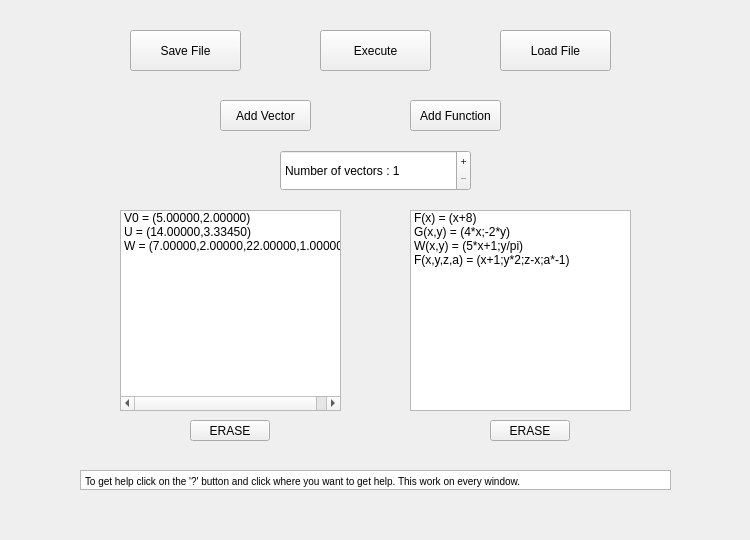
<?xml version="1.0" encoding="UTF-8"?>
<ui version="4.0">
 <class>MainWindow</class>
 <widget class="QMainWindow" name="MainWindow">
  <property name="geometry">
   <rect>
    <x>0</x>
    <y>0</y>
    <width>750</width>
    <height>540</height>
   </rect>
  </property>
  <property name="sizePolicy">
   <sizepolicy hsizetype="Fixed" vsizetype="Fixed">
    <horstretch>0</horstretch>
    <verstretch>0</verstretch>
   </sizepolicy>
  </property>
  <property name="minimumSize">
   <size>
    <width>750</width>
    <height>540</height>
   </size>
  </property>
  <property name="maximumSize">
   <size>
    <width>750</width>
    <height>540</height>
   </size>
  </property>
  <property name="windowTitle">
   <string>Gestion d'Evalutation Vectorielle</string>
  </property>
  <property name="whatsThis">
   <string>&lt;html&gt;&lt;head/&gt;&lt;body&gt;&lt;p&gt;You can add vector with the add vector button same for the add function.&lt;/p&gt;&lt;p&gt;To get the trajectory, the statistics and the list of vector you have to select one vector in the list of the same name and one function in the list of the same name and then click on execute.&lt;/p&gt;&lt;p&gt;To load a file just click on load file.&lt;/p&gt;&lt;p&gt;To save something do the same as for the execute button but at the end click on save file.&lt;/p&gt;&lt;/body&gt;&lt;/html&gt;</string>
  </property>
  <widget class="QWidget" name="centralwidget">
   <property name="sizePolicy">
    <sizepolicy hsizetype="Fixed" vsizetype="Fixed">
     <horstretch>0</horstretch>
     <verstretch>0</verstretch>
    </sizepolicy>
   </property>
   <widget class="QListWidget" name="listWidget_vect">
    <property name="geometry">
     <rect>
      <x>120</x>
      <y>210</y>
      <width>221</width>
      <height>201</height>
     </rect>
    </property>
    <item>
     <property name="text">
      <string>V0 = (5.00000,2.00000)</string>
     </property>
    </item>
    <item>
     <property name="text">
      <string>U = (14.00000,3.33450)</string>
     </property>
    </item>
    <item>
     <property name="text">
      <string>W = (7.00000,2.00000,22.00000,1.00000)</string>
     </property>
    </item>
   </widget>
   <widget class="QPushButton" name="Button_excute">
    <property name="geometry">
     <rect>
      <x>320</x>
      <y>30</y>
      <width>111</width>
      <height>41</height>
     </rect>
    </property>
    <property name="whatsThis">
     <string>&lt;html&gt;&lt;head/&gt;&lt;body&gt;&lt;p&gt;To dispay the list of vectors, the trajectory and the statictics.&lt;/p&gt;&lt;p&gt;&lt;br/&gt;&lt;/p&gt;&lt;p&gt;Please select one vector and one funtion.&lt;/p&gt;&lt;/body&gt;&lt;/html&gt;</string>
    </property>
    <property name="text">
     <string>Execute</string>
    </property>
   </widget>
   <widget class="QListWidget" name="listWidget_funct">
    <property name="geometry">
     <rect>
      <x>410</x>
      <y>210</y>
      <width>221</width>
      <height>201</height>
     </rect>
    </property>
    <item>
     <property name="text">
      <string>F(x) = (x+8)</string>
     </property>
    </item>
    <item>
     <property name="text">
      <string>G(x,y) = (4*x;-2*y)</string>
     </property>
    </item>
    <item>
     <property name="text">
      <string>W(x,y) = (5*x+1;y/pi)</string>
     </property>
    </item>
    <item>
     <property name="text">
      <string>F(x,y,z,a) = (x+1;y*2;z-x;a*-1)</string>
     </property>
    </item>
   </widget>
   <widget class="QPushButton" name="Button_erase_vect">
    <property name="geometry">
     <rect>
      <x>190</x>
      <y>420</y>
      <width>80</width>
      <height>21</height>
     </rect>
    </property>
    <property name="text">
     <string>ERASE</string>
    </property>
   </widget>
   <widget class="QSpinBox" name="SpinBox_nbr_vect">
    <property name="geometry">
     <rect>
      <x>280</x>
      <y>150</y>
      <width>191</width>
      <height>41</height>
     </rect>
    </property>
    <property name="whatsThis">
     <string>&lt;html&gt;&lt;head/&gt;&lt;body&gt;&lt;p&gt;How many vector do you want to be calculat.&lt;/p&gt;&lt;/body&gt;&lt;/html&gt;</string>
    </property>
    <property name="buttonSymbols">
     <enum>QAbstractSpinBox::PlusMinus</enum>
    </property>
    <property name="prefix">
     <string>Number of vectors : </string>
    </property>
    <property name="minimum">
     <number>1</number>
    </property>
    <property name="maximum">
     <number>1000</number>
    </property>
   </widget>
   <widget class="QPushButton" name="Button_addfunct">
    <property name="geometry">
     <rect>
      <x>410</x>
      <y>100</y>
      <width>91</width>
      <height>31</height>
     </rect>
    </property>
    <property name="whatsThis">
     <string>&lt;html&gt;&lt;head/&gt;&lt;body&gt;&lt;p&gt;Add function&lt;/p&gt;&lt;/body&gt;&lt;/html&gt;</string>
    </property>
    <property name="text">
     <string>Add Function</string>
    </property>
   </widget>
   <widget class="QPushButton" name="Button_addvect">
    <property name="geometry">
     <rect>
      <x>220</x>
      <y>100</y>
      <width>91</width>
      <height>31</height>
     </rect>
    </property>
    <property name="whatsThis">
     <string>&lt;html&gt;&lt;head/&gt;&lt;body&gt;&lt;p&gt;Add vector&lt;/p&gt;&lt;/body&gt;&lt;/html&gt;</string>
    </property>
    <property name="text">
     <string>Add Vector</string>
    </property>
   </widget>
   <widget class="QPushButton" name="Button_load">
    <property name="geometry">
     <rect>
      <x>500</x>
      <y>30</y>
      <width>111</width>
      <height>41</height>
     </rect>
    </property>
    <property name="whatsThis">
     <string>&lt;html&gt;&lt;head/&gt;&lt;body&gt;&lt;p&gt;Load file &lt;/p&gt;&lt;p&gt;&lt;br/&gt;&lt;/p&gt;&lt;p&gt;The initial vector will be add in the left list&lt;/p&gt;&lt;p&gt;The function will be add in the right list&lt;/p&gt;&lt;/body&gt;&lt;/html&gt;</string>
    </property>
    <property name="text">
     <string>Load File</string>
    </property>
   </widget>
   <widget class="QPushButton" name="Button_erase_funct">
    <property name="geometry">
     <rect>
      <x>490</x>
      <y>420</y>
      <width>80</width>
      <height>21</height>
     </rect>
    </property>
    <property name="text">
     <string>ERASE</string>
    </property>
   </widget>
   <widget class="QPushButton" name="Button_save">
    <property name="geometry">
     <rect>
      <x>130</x>
      <y>30</y>
      <width>111</width>
      <height>41</height>
     </rect>
    </property>
    <property name="whatsThis">
     <string>&lt;html&gt;&lt;head/&gt;&lt;body&gt;&lt;p&gt;To save the list of vectors, the trajectory and the statictics.&lt;/p&gt;&lt;p&gt;&lt;br/&gt;&lt;/p&gt;&lt;p&gt;Please select one vecteur and on function.&lt;/p&gt;&lt;/body&gt;&lt;/html&gt;</string>
    </property>
    <property name="text">
     <string>Save File</string>
    </property>
   </widget>
   <widget class="QTextBrowser" name="textBrowser">
    <property name="geometry">
     <rect>
      <x>80</x>
      <y>470</y>
      <width>591</width>
      <height>20</height>
     </rect>
    </property>
    <property name="verticalScrollBarPolicy">
     <enum>Qt::ScrollBarAlwaysOff</enum>
    </property>
    <property name="horizontalScrollBarPolicy">
     <enum>Qt::ScrollBarAlwaysOff</enum>
    </property>
    <property name="html">
     <string>&lt;!DOCTYPE HTML PUBLIC &quot;-//W3C//DTD HTML 4.0//EN&quot; &quot;http://www.w3.org/TR/REC-html40/strict.dtd&quot;&gt;
&lt;html&gt;&lt;head&gt;&lt;meta name=&quot;qrichtext&quot; content=&quot;1&quot; /&gt;&lt;style type=&quot;text/css&quot;&gt;
p, li { white-space: pre-wrap; }
&lt;/style&gt;&lt;/head&gt;&lt;body style=&quot; font-family:'MS Shell Dlg 2'; font-size:7.8pt; font-weight:400; font-style:normal;&quot;&gt;
&lt;p style=&quot; margin-top:0px; margin-bottom:0px; margin-left:0px; margin-right:0px; -qt-block-indent:0; text-indent:0px;&quot;&gt;To get help click on the '?' button and click where you want to get help. This work on every window.&lt;/p&gt;&lt;/body&gt;&lt;/html&gt;</string>
    </property>
   </widget>
  </widget>
 </widget>
 <resources/>
 <connections/>
</ui>
